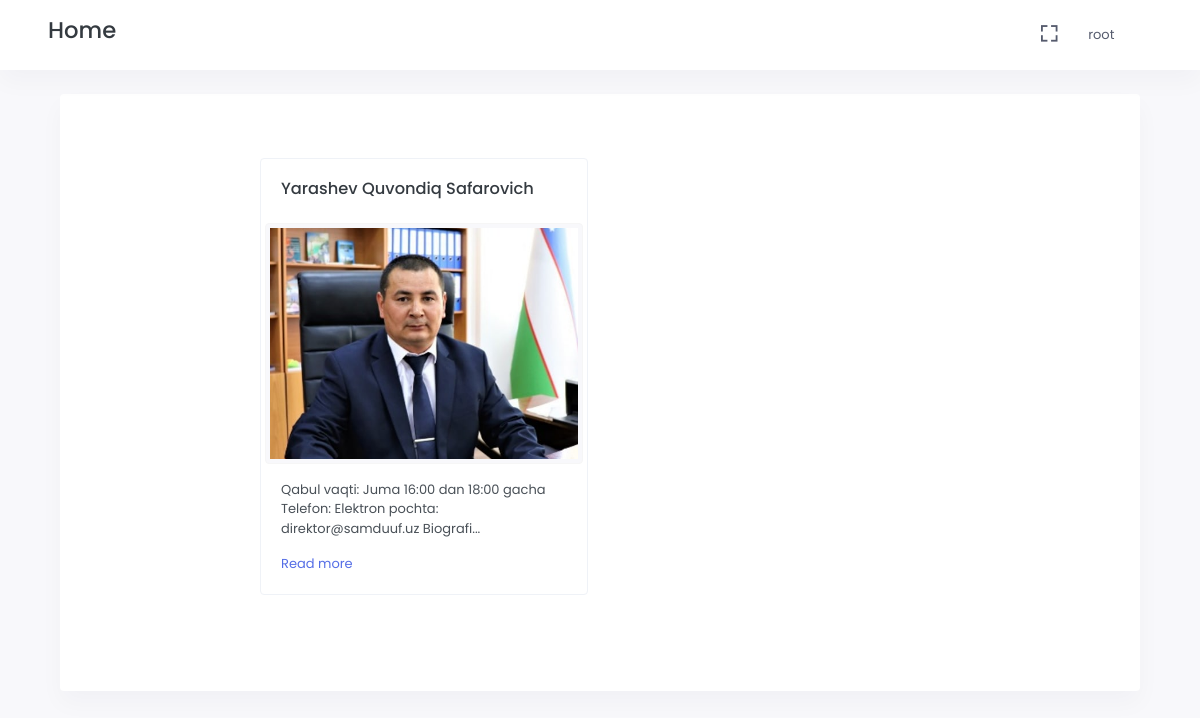
Screenshot of / (signed in) with the database file from the repository.
### users/models.py (models this page shows)
class CustomUser(AbstractUser):
    full_name = models.CharField(max_length=128)
    is_leader = models.BooleanField(default=False)
    picture = models.ImageField(upload_to='media/images/users', default='media/media/images/users/photo_2023-04-19_10-20-05.jpg', blank=True)

### interactive/models.py (models this page shows, shortened)
class Leader(models.Model):
    leader = models.OneToOneField(CustomUser, on_delete=models.CASCADE)
    content = models.TextField()
    link = models.TextField()

### config/views.py (the view)
# urls.py: path('', home, name = 'home'),
def home(request):
    leaders = Leader.objects.all()
    context = {
        'leaders':leaders
    }
    return render(request, 'home.html', context)

### templates/home.html (shortened to what this page needs)
{% extends 'base.html' %}
{% load static %}
{% load widget_tweaks %}
{% block content %}
<div class="main-content container">
    <div class="page-content">
        <div class="container-fluid">
            <div class="card">
                <div class="tab-content p-4">
                    <div class="tab-pane active" id="all-post" role="tabpanel">
                        <div>
                            <div class="row justify-content-center">
                                <div class="col-xl-8">
                                    <div>
                                        <div class="row">
                                            {% for leader in leaders %}
                                            <div class="col-sm-6">
                                                <div class="card p-1 border shadow-none">
                                                    <div class="p-3">
                                                        <h5><a href="{{ leader.link }}" class="text-dark">{{ leader.leader.full_name }}</a></h5>
                                                    </div>
                                                    <div class="position-relative">
                                                        <img src="{{ leader.leader.picture.url }}" alt=""
                                                             class="img-thumbnail">
                                                    </div>
                                                    <div class="p-3">
                                                        <p>{{ leader.content |slice:":100" }}...</p>
                                                        <div>
                                                            <a href="https://samduuf.uz/uz/page/branch-director-28-12-2022" class="text-primary">Read
                                                                more <i class="mdi mdi-arrow-right"></i></a>
                                                        </div>
                                                    </div>
                                                </div>
                                            </div>
                                            {% endfor %}
                                        </div>
                                    </div>
                                </div>
                            </div>
                        </div>
                    </div>
                </div>
            </div>
        </div>
    </div>
</div>
{% endblock %}

### templates/header.html (shortened to what this page needs)
{% load static %}
<header id="page-topbar">
    <div class="navbar-header">
        <div class="d-flex">
            <div class="ms-5">
                <h3><a href="{% url 'home' %}" class="text-dark">Home</a></h3>
            </div>
        </div>
        <div class="d-flex">
            <div class="dropdown d-none d-lg-inline-block ms-1">
                <button type="button" class="btn header-item noti-icon waves-effect" data-bs-toggle="fullscreen">
                    <i class="bx bx-fullscreen"></i>
                </button>
            </div>
            <div class="dropdown d-inline-block me-5">
                {% if user.is_authenticated %}
                <button type="button" class="btn header-item waves-effect" id="page-header-user-dropdown"
                        data-bs-toggle="dropdown" aria-haspopup="true" aria-expanded="false">
                    <span class="d-none d-xl-inline-block ms-1" key="t-henry">{{ user.username }}</span>
                    <i class="mdi mdi-chevron-down d-none d-xl-inline-block"></i>
                </button>
                {% else %}
                <div class="mt-3">
                    <a href="{% url 'users:login' %}" class="btn btn-outline-primary">Login</a>
                    <a href="{% url 'users:register' %}" class="btn btn-outline-primary">Register</a>
                </div>
                {% endif %}
            </div>
        </div>
    </div>
</header>

### rows the page displays
CustomUser: username "root"
Leader: leader.full_name "Yarashev Quvondiq Safarovich", leader.picture (picture), content "Qabul vaqti: Juma 16:00 dan 18:00 gacha Telefon: Elektron pochta: direktor@samduuf.uz Biografi"
